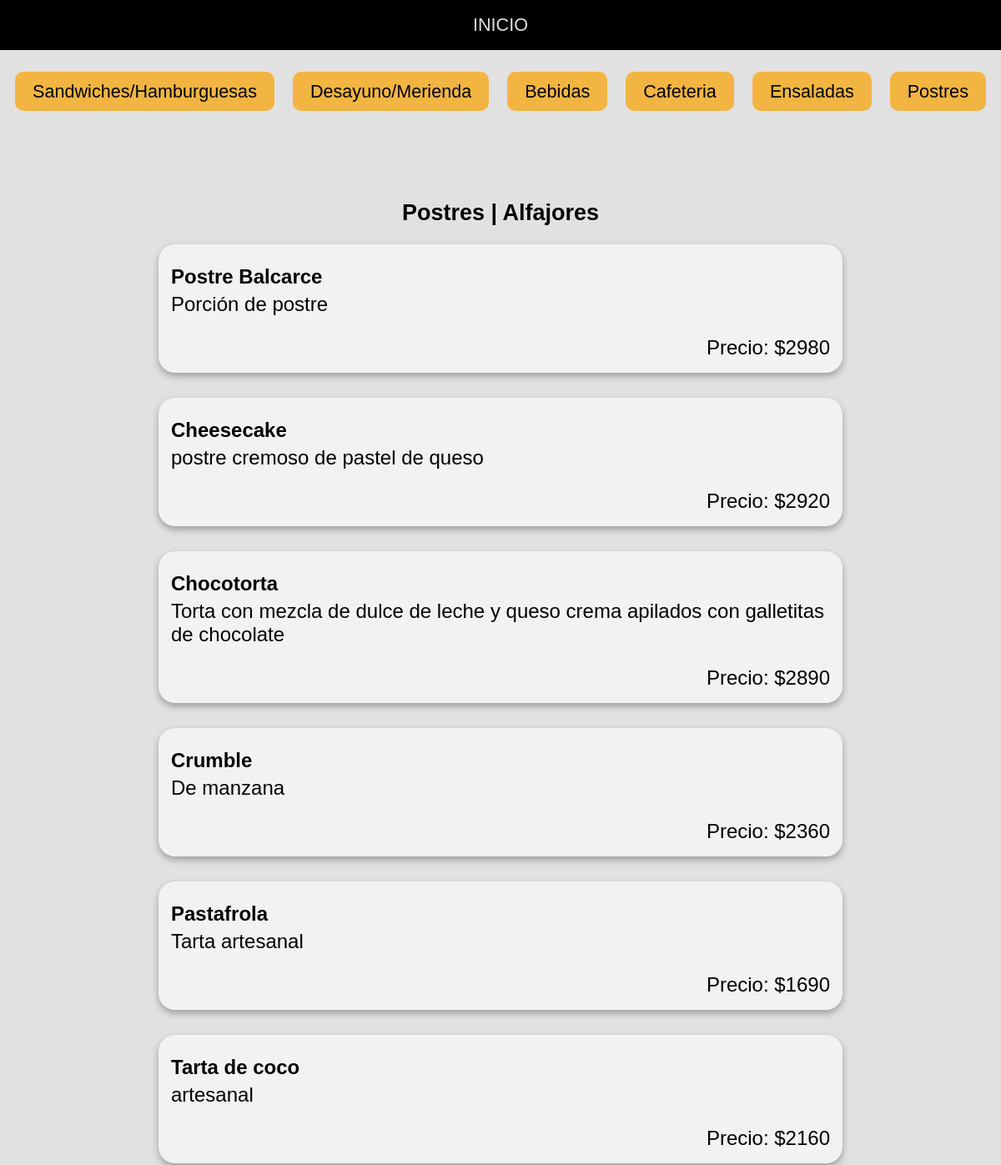
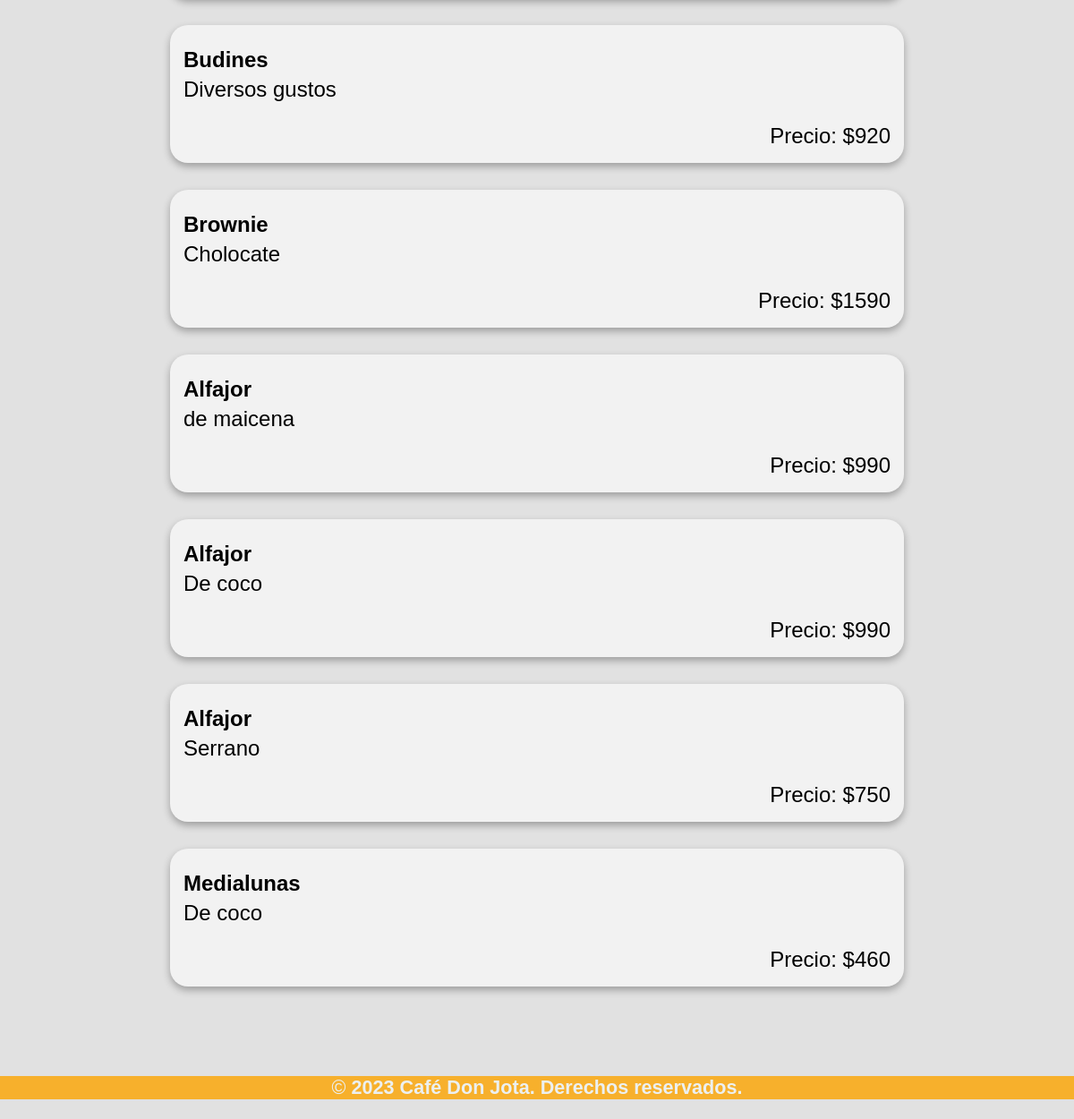
Page /cafedonjota/postres/ on the committed database (2 pictures, top to bottom).
### cafedonjota/models.py (models this page shows)
class Postres(models.Model):
    nombre = models.CharField(max_length=100)
    descripcion = models.TextField()
    precio = models.IntegerField(default=0)

### cafedonjota/views.py (the view)
# urls.py: path('postres/',postres, name='postres'),
def postres(request):
    postres = Postres.objects.all()
    return render(request, "menu-comidas/postres.html",
                  {"postres": postres})

### templates/menu-comidas/postres.html
{% extends "./comidas.html" %}
{% load static %}
{% block body_content %}
<section class="platos">
    <h2>Postres | Alfajores</h2>
    <ul class="platos-lista">
        {% for postre in postres %}
            <li class="plato-item">
                <article class="plato">
                    <h3>{{ postre.nombre }}</h3>
                    <p class="plato-descripcion">{{ postre.descripcion }}</p>
                    <p class="plato-precio">Precio: ${{ postre.precio }}</p>
                </article>
            </li>
        {% endfor %}
    </ul>
</section>
{% endblock %}

### static/css/menu.css (style rules this page uses)
body { margin: 0; padding: 0; }
ul { list-style-type: none; padding: 0; text-align: center; }
ul li { font-family: 'Gill Sans', 'Gill Sans MT', Calibri, 'Trebuchet MS', sans-serif; font-size: large; display: inline-block; text-align: center; margin: 0 10px; vertical-align: top; }
ul li h3 { margin-top: 10px; }

### static/css/carta.css (style rules this page uses)
body.menucomidas { font-family: 'Gill Sans', 'Gill Sans MT', Calibri, 'Trebuchet MS', sans-serif; font-size: large; margin: 0; padding: 0; background-color: #e1e1e1; text-align: center; }
.platos { margin-top: 20px; text-align: center; margin-bottom: 100px; }
.platos h2 { margin-top: 100px; }
.platos-lista { list-style: none; padding: 0; margin: 0 auto; width: 70%; }
.plato-item { margin-bottom: 30px; display: block; }
.plato { background-color: #f2f2f2; box-shadow: 0 4px 8px rgba(0, 0, 0, 0.3); border-radius: 20px; padding: 15px; margin-bottom: 25px; }
.plato h3 { font-size: x-large; margin-right: auto; margin-bottom: 5px; text-align: left; }
.plato-descripcion { font-size: x-large; margin-top: 5px; text-align: left; }
.plato-precio { font-family: 'Trebuchet MS', sans-serif; font-size: x-large; margin-bottom: 1px; text-align: right; }

### rows in the picture
Postres: nombre "Postre Balcarce", descripcion "Porción de postre", precio "2980"
Postres: nombre "Cheesecake", descripcion "postre cremoso de pastel de queso", precio "2920"
Postres: nombre "Chocotorta", descripcion "Torta con mezcla de dulce de leche y queso crema apilados con galletitas de chocolate", precio "2890"
Postres: nombre "Crumble", descripcion "De manzana", precio "2360"
Postres: nombre "Pastafrola", descripcion "Tarta artesanal", precio "1690"
Postres: nombre "Tarta de coco", descripcion "artesanal", precio "2160"
Postres: nombre "Budines", descripcion "Diversos gustos", precio "920"
Postres: nombre "Brownie", descripcion "Cholocate", precio "1590"
Postres: nombre "Alfajor", descripcion "de maicena", precio "990"
Postres: nombre "Alfajor", descripcion "De coco", precio "990"
Postres: nombre "Alfajor", descripcion "Serrano", precio "750"
Postres: nombre "Medialunas", descripcion "De coco", precio "460"
